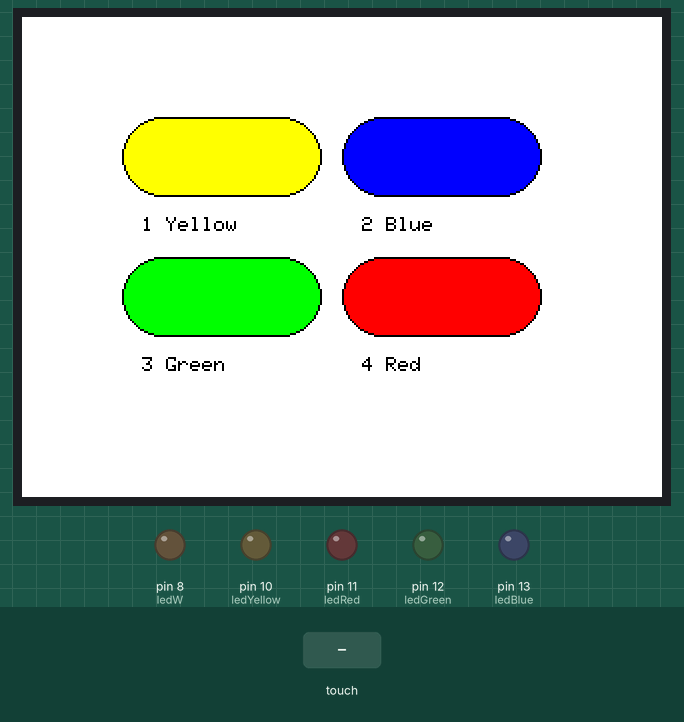
This sketch was run on a simulated Arduino Uno, built with avr-gcc and run on an emulated ATmega328P. On the bench: 320×240 colour display, output pins drawn as LEDs (lit = HIGH). Inputs (shaded band) come from the test bench. What the sketch prints to the serial monitor is not drawn.

Above: at 1.4 s.
1.5 s: touch panel pressed at 38 % / 30 % of its raw x / y range
At 2.7 s:
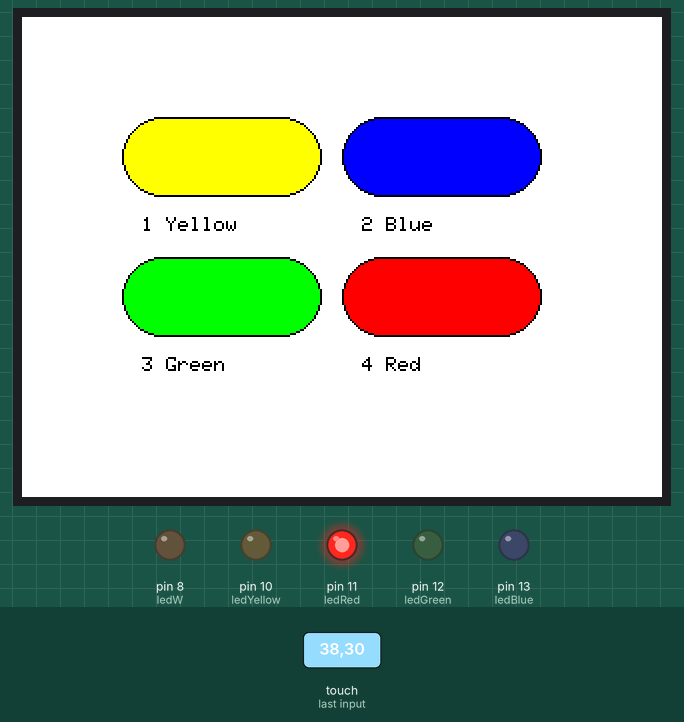
3.0 s: touch panel pressed at 62 % / 30 % of its raw x / y range
At 4.1 s:
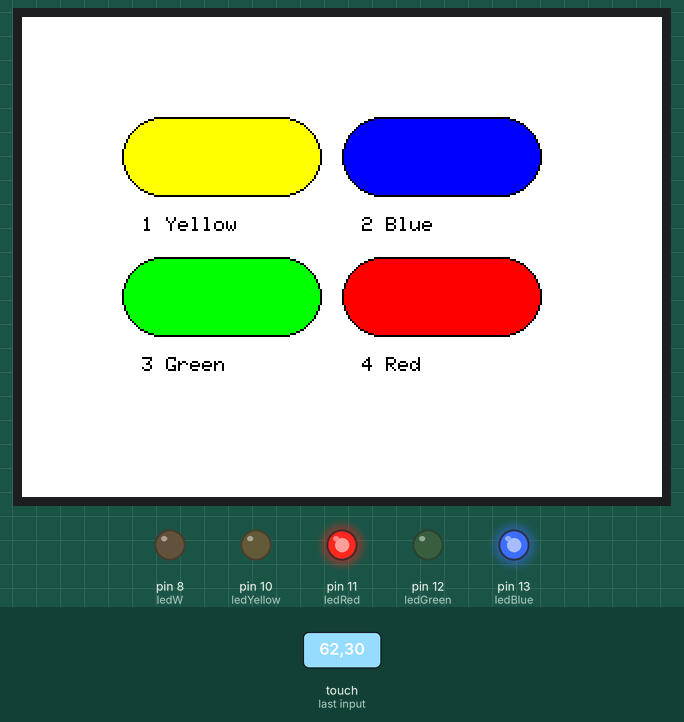
4.5 s: touch panel pressed at 38 % / 50 % of its raw x / y range
At 5.2 s:
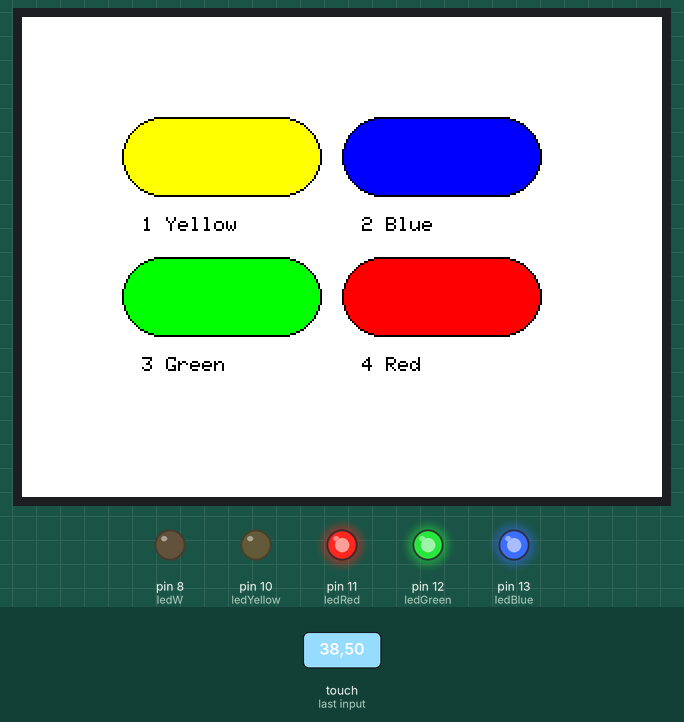
6.0 s: touch panel pressed at 62 % / 50 % of its raw x / y range
At 6.4 s:
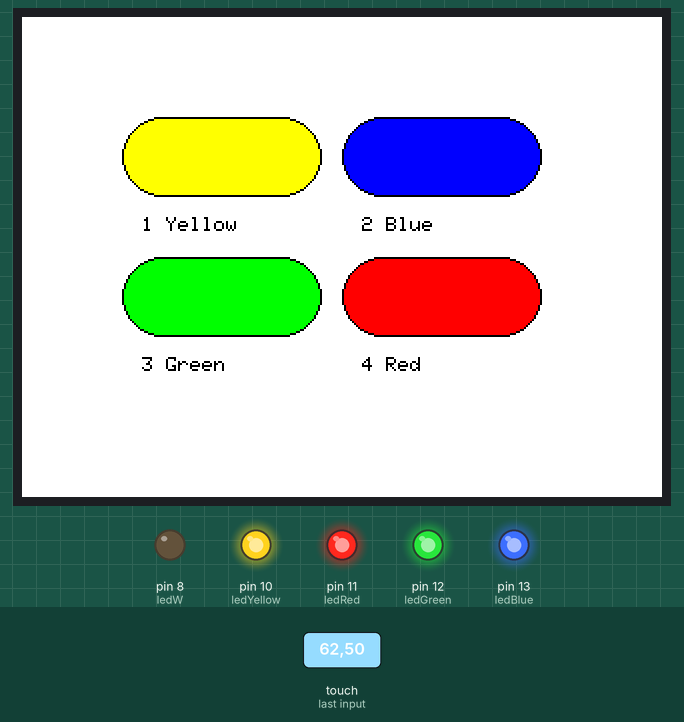
7.5 s: touch panel pressed at 38 % / 30 % of its raw x / y range
At 8.7 s:
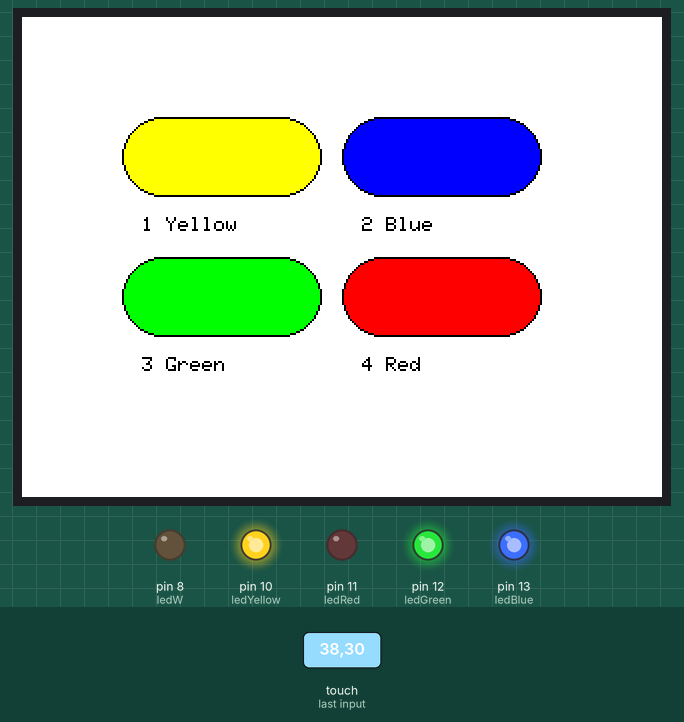
9.0 s: touch panel pressed at 62 % / 30 % of its raw x / y range
At 9.8 s:
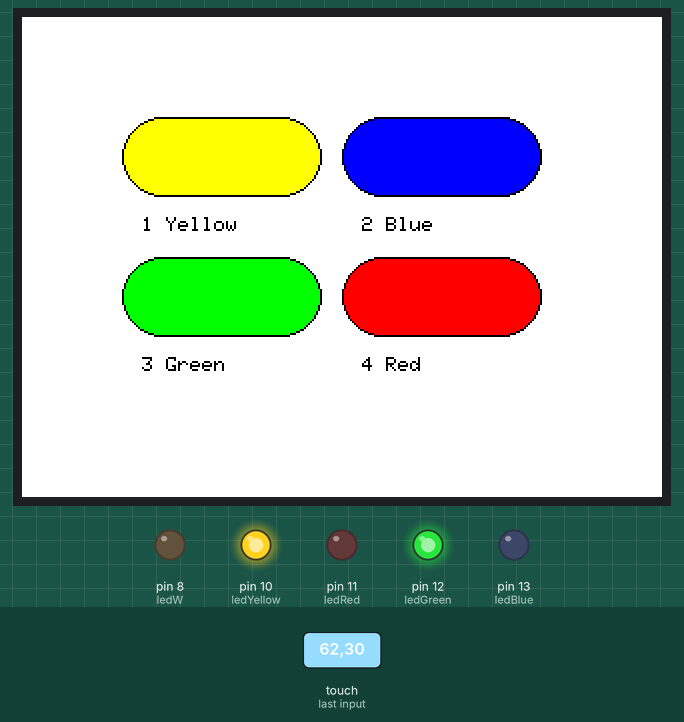
Timing chart, 0 to 11.5 s (numbered marks = the images above; inputs shaded):
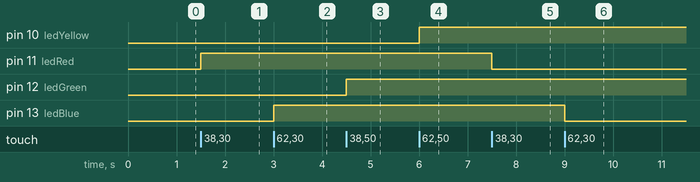

Measured:
- after the input at 1.5 s, pin 11 (ledRed): LOW → HIGH at once
- after the input at 3.0 s, pin 13 (ledBlue): LOW → HIGH at once
- after the input at 4.5 s, pin 12 (ledGreen): LOW → HIGH at once
- after the input at 6.0 s, pin 10 (ledYellow): LOW → HIGH at once
- after the input at 7.5 s, pin 11 (ledRed): HIGH → LOW at once
- after the input at 9.0 s, pin 13 (ledBlue): HIGH → LOW at once

The sketch:

LIGHT_CONTROLAR_WITH_LCD_TOUCH_SCREEN.ino
```cpp
#include <Elegoo_GFX.h>    // Core graphics library
#include <Elegoo_TFTLCD.h> // Hardware-specific library
#include <TouchScreen.h>

#if defined(__SAM3X8E__)
    #undef __FlashStringHelper::F(string_literal)
    #define F(string_literal) string_literal
#endif

#define YP A3  // must be an analog pin, use "An" notation!
#define XM A2  // must be an analog pin, use "An" notation!
#define YM 9   // can be a digital pin
#define XP 8   // can be a digital pin

// Touch For New ILI9341 TP
#define TS_MINX 120
#define TS_MAXX 900
#define TS_MINY 70
#define TS_MAXY 920

TouchScreen ts = TouchScreen(XP, YP, XM, YM, 300);

// Pin assignments for LEDs
const int ledYellow = 10;       // Red LED connected to pin 2
const int ledRed = 11;    // Yellow LED connected to pin 3
const int ledGreen = 12;     // Green LED connected to pin 4
const int ledBlue = 13;      // Blue LED connected to pin 5
const int ledW = 8;         // White LED connected to pin 8

#define LCD_CS A3
#define LCD_CD A2
#define LCD_WR A1
#define LCD_RD A0
#define LCD_RESET A4

// Assign human-readable names to some common 16-bit color values:
#define BLACK   0x0000
#define BLUE    0x001F
#define RED     0xF800
#define GREEN   0x07E0
#define CYAN    0x07FF
#define MAGENTA 0xF81F
#define YELLOW  0xFFE0
#define WHITE   0xFFFF

Elegoo_TFTLCD tft(LCD_CS, LCD_CD, LCD_WR, LCD_RD, LCD_RESET);

#define BUTTON_WIDTH 100
#define BUTTON_HEIGHT 40

// Declare startX as a global variable
int startX;

// Variables to track LED states and last touch time
bool ledRedState = false;
bool ledGreenState = false;
bool ledBlueState = false;
bool ledYellowState = false;

// Track the last time a button was pressed
unsigned long lastTouchTime = 0;
const int debounceDelay = 300; // Debounce delay in milliseconds

void setup(void) {
    Serial.begin(9600);
    Serial.println(F("Button Example!"));

    tft.reset();

    uint16_t identifier = tft.readID();
    if(identifier == 0x9341) {
        Serial.println(F("Found ILI9341 LCD driver"));
    } else {
        Serial.println(F("Unknown LCD driver chip"));
        identifier = 0x9341; // Default to ILI9341
    }

    tft.begin(identifier);
    tft.setRotation(1); // Set rotation to landscape
    tft.fillScreen(WHITE);

    // Calculate starting position for centering buttons
    startX = (tft.width() - (2 * BUTTON_WIDTH + 20)) / 2; // Centering with space between buttons
    int topY = 50; // Y position for top buttons
    int bottomY = topY + BUTTON_HEIGHT + 30; // Y position for middle buttons

    // Draw two buttons on top
    drawButton(startX, topY, BUTTON_WIDTH, BUTTON_HEIGHT, YELLOW, "1 Yellow");
    drawButton(startX + BUTTON_WIDTH + 10, topY, BUTTON_WIDTH, BUTTON_HEIGHT, BLUE, "2 Blue");

    // Draw two buttons below
    drawButton(startX, bottomY, BUTTON_WIDTH, BUTTON_HEIGHT, GREEN, "3 Green");
    drawButton(startX + BUTTON_WIDTH + 10, bottomY, BUTTON_WIDTH, BUTTON_HEIGHT, RED, "4 Red");

    // Set LED pins as outputs
    pinMode(ledRed, OUTPUT);
    pinMode(ledYellow, OUTPUT);
    pinMode(ledGreen, OUTPUT);
    pinMode(ledBlue, OUTPUT);
    pinMode(ledW, OUTPUT);    // Set white LED pin as output

    // Initially turn off all LEDs
    turnOffAllLeds();
}

void drawButton(int x, int y, int w, int h, uint16_t color, const char* label) {
    int radius = 20; // Set the radius for the rounded corners
    tft.fillRoundRect(x, y, w, h, radius, color); // Draw button with rounded corners
    tft.drawRoundRect(x, y, w, h, radius, BLACK); // Draw button border with rounded corners

    // Move text position below the button
    tft.setTextColor(BLACK); // Set text color to black to contrast with white background
    tft.setCursor(x + 10, y + h + 10); // Adjust cursor position for the label below the button
    tft.print(label); // Print the button label
}


#define MINPRESSURE 10
#define MAXPRESSURE 1000

void loop() {
    TSPoint p = ts.getPoint();
    pinMode(XM, OUTPUT);
    pinMode(YP, OUTPUT);

    if (p.z > MINPRESSURE && p.z < MAXPRESSURE) {
        // Scale the touch coordinates
        p.x = map(p.x, TS_MINX, TS_MAXX, tft.width(), 0);
        p.y = tft.height() - map(p.y, TS_MINY, TS_MAXY, tft.height(), 0);

        unsigned long currentTime = millis(); // Get the current time

        // Check button presses
        if (currentTime - lastTouchTime > debounceDelay) { // Check for debounce
            lastTouchTime = currentTime; // Update last touch time

            if (p.y >= 50 && p.y <= 50 + BUTTON_HEIGHT) { // Row for top buttons
                if (p.x >= startX && p.x <= startX + BUTTON_WIDTH) {
                    ledBlueState = !ledBlueState;  // Toggle Blue LED state
                    digitalWrite(ledBlue, ledBlueState ? HIGH : LOW); // Set LED state
                    Serial.println(ledBlueState ? "Blue LED On" : "Blue LED Off");
                   // turnOffOtherLeds(ledBlue);
                } else if (p.x >= startX + BUTTON_WIDTH + 10 && p.x <= startX + (BUTTON_WIDTH + 10) * 2) {
                    ledRedState = !ledRedState;  // Toggle Red LED state
                    digitalWrite(ledRed, ledRedState ? HIGH : LOW); // Set LED state
                    Serial.println(ledRedState ? "Red LED On" : "Red LED Off");
                    //turnOffOtherLeds(ledRed);
                }
            } else if (p.y >= (50 + BUTTON_HEIGHT + 30) && p.y <= (50 + BUTTON_HEIGHT + 30 + BUTTON_HEIGHT)) { // Row for middle buttons
                if (p.x >= startX && p.x <= startX + BUTTON_WIDTH) {
                    ledYellowState = !ledYellowState;  // Toggle Yellow LED state
                    digitalWrite(ledYellow, ledYellowState ? HIGH : LOW); // Set LED state
                    Serial.println(ledYellowState ? "Yellow LED On" : "Yellow LED Off");
                    //turnOffOtherLeds(ledYellow);
                } else if (p.x >= startX + BUTTON_WIDTH + 10 && p.x <= startX + (BUTTON_WIDTH + 10) * 2) {
                    ledGreenState = !ledGreenState;  // Toggle Green LED state
                    digitalWrite(ledGreen, ledGreenState ? HIGH : LOW); // Set LED state
                    Serial.println(ledGreenState ? "Green LED On" : "Green LED Off");
                   // turnOffOtherLeds(ledGreen);
                }
            }
        }
    }
}
/*
// Function to turn off all LEDs except the one that is turned on
void turnOffOtherLeds(int activeLed) {
    if (activeLed != ledRed) digitalWrite(ledRed, LOW);
    if (activeLed != ledYellow) digitalWrite(ledYellow, LOW);
    if (activeLed != ledGreen) digitalWrite(ledGreen, LOW);
    if (activeLed != ledBlue) digitalWrite(ledBlue, LOW);
}
*/
// Function to turn off all LEDs
void turnOffAllLeds() {
    digitalWrite(ledRed, LOW);     // Turn off Red LED
    digitalWrite(ledYellow, LOW);  // Turn off Yellow LED
    digitalWrite(ledGreen, LOW);   // Turn off Green LED
    digitalWrite(ledBlue, LOW);    // Turn off Blue LED
}
```
